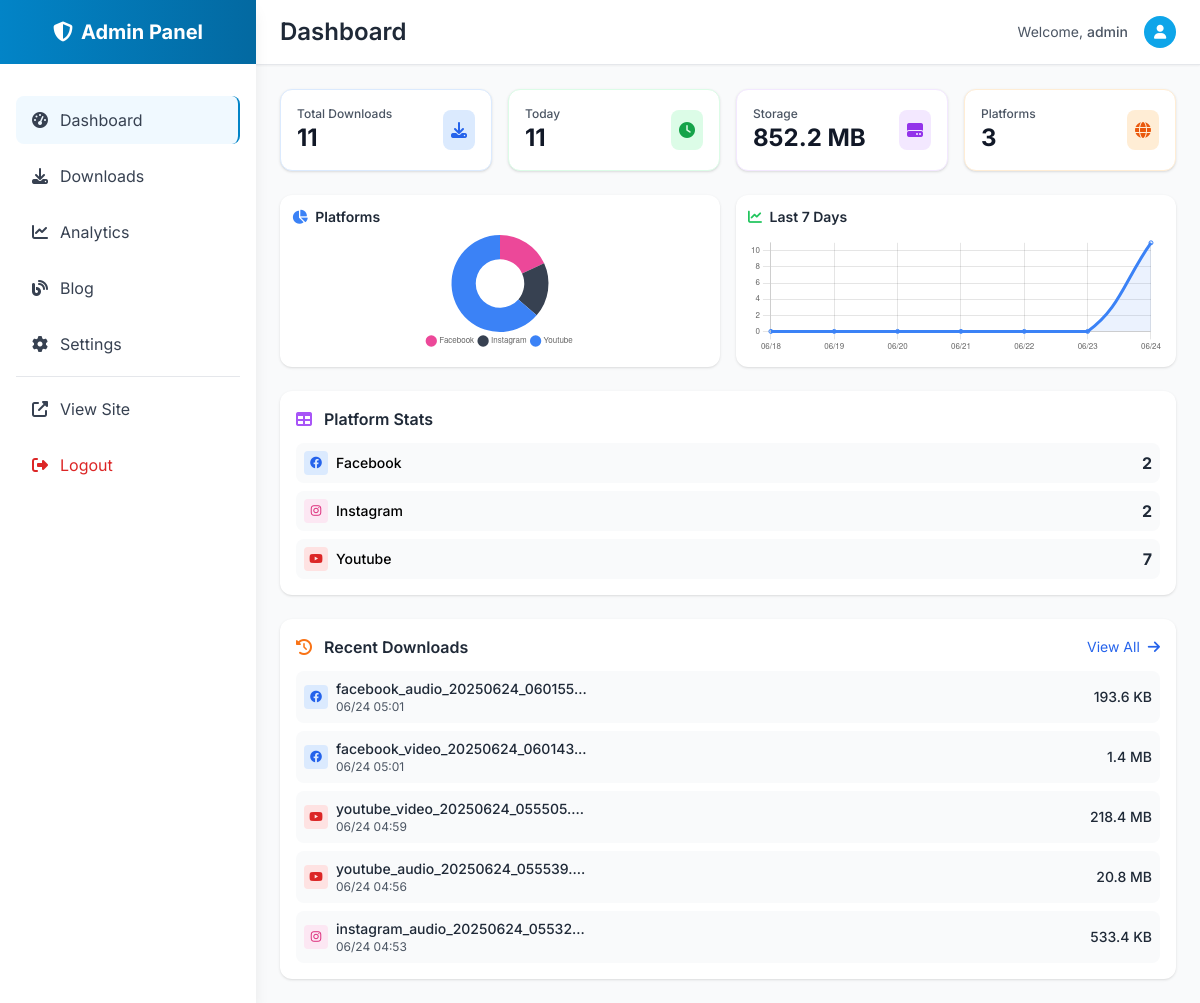
Screenshot of /admin/dashboard (signed in) with the database file from the repository.
### utils.py (models this page shows)
class DownloadHistory(db.Model):
    __tablename__ = 'download_history'
    id = Column(Integer, primary_key=True)
    url = Column(String(500), nullable=False)
    platform = Column(String(50), nullable=False)
    filename = Column(String(255), nullable=False)
    file_path = Column(String(500), nullable=False)
    file_size = Column(BigInteger)
    media_type = Column(String(50))
    created_at = Column(DateTime, default=datetime.utcnow)

### admin.py (the view)
@app.route('/admin')
@app.route('/admin/dashboard')
@admin_required
def admin_dashboard():
    total_downloads = DownloadHistory.query.count()
    today_downloads = DownloadHistory.query.filter(
        func.date(DownloadHistory.created_at) == datetime.utcnow().date()
    ).count()
    platform_stats = db.session.query(
        DownloadHistory.platform,
        func.count(DownloadHistory.id).label('count')
    ).group_by(DownloadHistory.platform).limit(5).all()
    daily_stats = []
    for i in range(7):
        date = datetime.utcnow().date() - timedelta(days=i)
        count = DownloadHistory.query.filter(
            func.date(DownloadHistory.created_at) == date
        ).count()
        daily_stats.append(type('obj', (object,), {
            'date': date,
            'downloads': count
        })())
    recent_items = DownloadHistory.query.order_by(
        desc(DownloadHistory.created_at)
    ).limit(5).all()
    total_storage = db.session.query(
        func.sum(DownloadHistory.file_size)
    ).scalar() or 0
    return render_template('admin/dashboard.html',
        total_downloads=total_downloads,
        today_downloads=today_downloads,
        platform_stats=platform_stats,
        daily_stats=daily_stats,
        recent_items=recent_items,
        total_storage=total_storage,
        format_file_size=format_file_size
    )

### admin.py (called while the page is built)
def admin_required(f):
    @wraps(f)
    def decorated_function(*args, **kwargs):
        if not session.get('admin_logged_in'):
            return redirect(url_for('admin_login'))
        return f(*args, **kwargs)
    return decorated_function

### utils.py (called while the page is built)
def format_file_size(size_bytes):
    if size_bytes == 0:
        return "0 B"
    size_names = ["B", "KB", "MB", "GB"]
    i = 0
    while size_bytes >= 1024 and i < len(size_names) - 1:
        size_bytes /= 1024.0
        i += 1
    return f"{size_bytes:.1f} {size_names[i]}"

### templates/admin/dashboard.html
{% extends "admin/base.html" %}
{% block page_title %}Dashboard{% endblock %}
{% block content %}
<div class="grid grid-cols-1 md:grid-cols-4 gap-4 mb-6">
    <div class="bg-white rounded-xl shadow p-4 border border-blue-100">
        <div class="flex items-center justify-between">
            <div>
                <p class="text-xs font-medium text-gray-600">Total Downloads</p>
                <p class="text-2xl font-bold text-gray-900">{{ total_downloads }}</p>
            </div>
            <div class="bg-blue-100 p-2 rounded-lg">
                <i class="fas fa-download text-blue-600"></i>
            </div>
        </div>
    </div>
    <div class="bg-white rounded-xl shadow p-4 border border-green-100">
        <div class="flex items-center justify-between">
            <div>
                <p class="text-xs font-medium text-gray-600">Today</p>
                <p class="text-2xl font-bold text-gray-900">{{ today_downloads }}</p>
            </div>
            <div class="bg-green-100 p-2 rounded-lg">
                <i class="fas fa-clock text-green-600"></i>
            </div>
        </div>
    </div>
    <div class="bg-white rounded-xl shadow p-4 border border-purple-100">
        <div class="flex items-center justify-between">
            <div>
                <p class="text-xs font-medium text-gray-600">Storage</p>
                <p class="text-2xl font-bold text-gray-900">{{ format_file_size(total_storage) }}</p>
            </div>
            <div class="bg-purple-100 p-2 rounded-lg">
                <i class="fas fa-hdd text-purple-600"></i>
            </div>
        </div>
    </div>
    <div class="bg-white rounded-xl shadow p-4 border border-orange-100">
        <div class="flex items-center justify-between">
            <div>
                <p class="text-xs font-medium text-gray-600">Platforms</p>
                <p class="text-2xl font-bold text-gray-900">{{ platform_stats|length }}</p>
            </div>
            <div class="bg-orange-100 p-2 rounded-lg">
                <i class="fas fa-globe text-orange-600"></i>
            </div>
        </div>
    </div>
</div>
<div class="grid grid-cols-1 lg:grid-cols-2 gap-4 mb-6">
    <div class="bg-white rounded-xl shadow p-3">
        <h3 class="text-sm font-semibold text-gray-800 mb-2">
            <i class="fas fa-chart-pie text-blue-500 mr-1"></i>
            Platforms
        </h3>
        <div style="height: 120px;">
            <canvas id="platformChart"></canvas>
        </div>
    </div>
    <div class="bg-white rounded-xl shadow p-3">
        <h3 class="text-sm font-semibold text-gray-800 mb-2">
            <i class="fas fa-chart-line text-green-500 mr-1"></i>
            Last 7 Days
        </h3>
        <div style="height: 120px;">
            <canvas id="dailyChart"></canvas>
        </div>
    </div>
</div>
<div class="bg-white rounded-xl shadow p-4 mb-6">
    <h3 class="text-md font-semibold text-gray-800 mb-3">
        <i class="fas fa-table text-purple-500 mr-2"></i>
        Platform Stats
    </h3>
    <div class="space-y-2">
        {% for stat in platform_stats %}
        <div class="flex items-center justify-between p-2 bg-gray-50 rounded-lg">
            <div class="flex items-center">
                <div class="w-6 h-6 rounded mr-2 flex items-center justify-center text-xs
                    {% if stat.platform == 'instagram' %}bg-pink-100 text-pink-600
                    {% elif stat.platform == 'tiktok' %}bg-gray-100 text-gray-800
                    {% elif stat.platform == 'facebook' %}bg-blue-100 text-blue-600
                    {% elif stat.platform == 'twitter' %}bg-sky-100 text-sky-600
                    {% elif stat.platform == 'youtube' %}bg-red-100 text-red-600
                    {% else %}bg-gray-100 text-gray-600{% endif %}">
                    <i class="fab fa-{{ stat.platform }}"></i>
                </div>
                <span class="font-medium capitalize text-sm">{{ stat.platform }}</span>
            </div>
            <span class="font-bold text-gray-800">{{ stat.count }}</span>
        </div>
        {% endfor %}
    </div>
</div>
<div class="bg-white rounded-xl shadow p-4">
    <div class="flex items-center justify-between mb-3">
        <h3 class="text-md font-semibold text-gray-800">
            <i class="fas fa-history text-orange-500 mr-2"></i>
            Recent Downloads
        </h3>
        <a href="{{ url_for('admin_downloads') }}" class="text-blue-600 hover:text-blue-800 text-sm">
            View All <i class="fas fa-arrow-right ml-1"></i>
        </a>
    </div>
    <div class="space-y-2">
        {% for item in recent_items %}
        <div class="flex items-center justify-between p-2 bg-gray-50 rounded-lg">
            <div class="flex items-center space-x-2">
                <div class="w-6 h-6 rounded flex items-center justify-center text-xs
                    {% if item.platform == 'instagram' %}bg-pink-100 text-pink-600
                    {% elif item.platform == 'tiktok' %}bg-gray-100 text-gray-800
                    {% elif item.platform == 'facebook' %}bg-blue-100 text-blue-600
                    {% elif item.platform == 'twitter' %}bg-sky-100 text-sky-600
                    {% elif item.platform == 'youtube' %}bg-red-100 text-red-600
                    {% else %}bg-gray-100 text-gray-600{% endif %}">
                    <i class="fab fa-{{ item.platform }}"></i>
                </div>
                <div>
                    <p class="font-medium text-gray-800 text-sm truncate max-w-xs">{{ item.filename[:30] }}{% if item.filename|length > 30 %}...{% endif %}</p>
                    <p class="text-xs text-gray-600">{{ item.created_at.strftime('%m/%d %H:%M') }}</p>
                </div>
            </div>
            <div class="text-right">
                <p class="text-sm font-medium text-gray-800">{{ format_file_size(item.file_size or 0) }}</p>
            </div>
        </div>
        {% endfor %}
    </div>
</div>
{% endblock %}
{% block extra_scripts %}
<script>
// Platform Distribution Chart
const platformCtx = document.getElementById('platformChart').getContext('2d');
new Chart(platformCtx, {
    type: 'doughnut',
    data: {
        labels: [{% for stat in platform_stats %}'{{ stat.platform.title() }}'{% if not loop.last %},{% endif %}{% endfor %}],
        datasets: [{
            data: [{% for stat in platform_stats %}{{ stat.count }}{% if not loop.last %},{% endif %}{% endfor %}],
            backgroundColor: ['#ec4899', '#374151', '#3b82f6', '#0ea5e9', '#ef4444'],
            borderWidth: 0
        }]
    },
    options: {
        responsive: true,
        maintainAspectRatio: false,
        plugins: {
            legend: {
                position: 'bottom',
                labels: { padding: 5, usePointStyle: true, font: { size: 8 } }
            }
        }
    }
});
// Daily Downloads Chart
const dailyCtx = document.getElementById('dailyChart').getContext('2d');
new Chart(dailyCtx, {
    type: 'line',
    data: {
        labels: [{% for stat in daily_stats|reverse %}'{{ stat.date.strftime("%m/%d") }}'{% if not loop.last %},{% endif %}{% endfor %}],
        datasets: [{
            data: [{% for stat in daily_stats|reverse %}{{ stat.downloads }}{% if not loop.last %},{% endif %}{% endfor %}],
            borderColor: '#3b82f6',
            backgroundColor: 'rgba(59, 130, 246, 0.1)',
            fill: true,
            tension: 0.4,
            pointRadius: 2
        }]
    },
    options: {
        responsive: true,
        maintainAspectRatio: false,
        scales: {
            y: { beginAtZero: true, ticks: { stepSize: 1, font: { size: 8 } } },
            x: { ticks: { font: { size: 8 } } }
        },
        plugins: { legend: { display: false } }
    }
});
</script>
{% endblock %}

### templates/admin/base.html (shortened to what this page needs)
<!DOCTYPE html>
<html lang="en" class="scroll-smooth">
<head>
    <script src="https://cdn.tailwindcss.com"></script>
    <link rel="stylesheet" href="https://cdnjs.cloudflare.com/ajax/libs/font-awesome/6.4.0/css/all.min.css">
</head>
<body class="bg-gray-50 font-sans">
    <div class="fixed inset-y-0 left-0 z-50 w-64 bg-white shadow-lg transform -translate-x-full lg:translate-x-0 transition-transform duration-300" id="sidebar">
        <div class="flex items-center justify-center h-16 bg-gradient-to-r from-admin-600 to-admin-700">
            <h1 class="text-white text-xl font-bold">
                <i class="fas fa-shield-alt mr-2"></i>Admin Panel
            </h1>
        </div>
        <nav class="mt-8">
            <div class="px-4 space-y-2">
                <a href="{{ url_for('admin_dashboard') }}" class="flex items-center px-4 py-3 text-gray-700 rounded-lg hover:bg-admin-50 hover:text-admin-600 transition-colors duration-200 {% if request.endpoint == 'admin_dashboard' %}bg-admin-50 text-admin-600 border-r-2 border-admin-600{% endif %}">
                    <i class="fas fa-tachometer-alt mr-3"></i>
                    Dashboard
                </a>
                <a href="{{ url_for('admin_downloads') }}" class="flex items-center px-4 py-3 text-gray-700 rounded-lg hover:bg-admin-50 hover:text-admin-600 transition-colors duration-200 ">
                    <i class="fas fa-download mr-3"></i>
                    Downloads
                </a>
                <a href="{{ url_for('admin_analytics') }}" class="flex items-center px-4 py-3 text-gray-700 rounded-lg hover:bg-admin-50 hover:text-admin-600 transition-colors duration-200 ">
                    <i class="fas fa-chart-line mr-3"></i>
                    Analytics
                </a>
                <a href="{{ url_for('admin_blog') }}" class="flex items-center px-4 py-3 text-gray-700 rounded-lg hover:bg-admin-50 hover:text-admin-600 transition-colors duration-200 ">
                    <i class="fas fa-blog mr-3"></i>
                    Blog
                </a>
                <a href="{{ url_for('admin_settings') }}" class="flex items-center px-4 py-3 text-gray-700 rounded-lg hover:bg-admin-50 hover:text-admin-600 transition-colors duration-200 ">
                    <i class="fas fa-cog mr-3"></i>
                    Settings
                </a>
                <div class="border-t border-gray-200 my-4"></div>
                <a href="{{ url_for('index') }}" class="flex items-center px-4 py-3 text-gray-700 rounded-lg hover:bg-gray-100 transition-colors duration-200" target="_blank">
                    <i class="fas fa-external-link-alt mr-3"></i>
                    View Site
                </a>
                <a href="{{ url_for('admin_logout') }}" class="flex items-center px-4 py-3 text-red-600 rounded-lg hover:bg-red-50 transition-colors duration-200">
                    <i class="fas fa-sign-out-alt mr-3"></i>
                    Logout
                </a>
            </div>
        </nav>
    </div>
    <div class="lg:ml-64">
        <header class="bg-white shadow-sm border-b border-gray-200">
            <div class="flex items-center justify-between px-6 py-4">
                <div class="flex items-center">
                    <h2 class="ml-4 lg:ml-0 text-2xl font-semibold text-gray-800">
                        {% block page_title %}Dashboard{% endblock %}
                    </h2>
                </div>
                <div class="flex items-center space-x-4">
                    <div class="text-sm text-gray-600">
                        Welcome, <span class="font-medium">{{ session.admin_username }}</span>
                    </div>
                    <div class="w-8 h-8 bg-admin-500 rounded-full flex items-center justify-center">
                        <i class="fas fa-user text-white text-sm"></i>
                    </div>
                </div>
            </div>
        </header>
        <main class="p-6">
            {% block content %}{% endblock %}
        </main>
    </div>
    {% block extra_scripts %}{% endblock %}
</body>
</html>

### rows the page displays
DownloadHistory: filename "facebook_audio_20250624_060155", created_at "06/24 05:01", file_size "193.6 KB"
DownloadHistory: filename "facebook_video_20250624_060143", created_at "06/24 05:01", file_size "1.4 MB"
DownloadHistory: filename "youtube_video_20250624_055505.", created_at "06/24 04:59", file_size "218.4 MB"
DownloadHistory: filename "youtube_audio_20250624_055539.", created_at "06/24 04:56", file_size "20.8 MB"
DownloadHistory: filename "instagram_audio_20250624_05532", created_at "06/24 04:53", file_size "533.4 KB"

### other values shown
{{ session.admin_username }} "admin"
{{ total_downloads }} "11"
{{ today_downloads }} "11"
{{ platform_stats|length }} "3"
{{ stat.platform }} "Facebook" "Instagram" "Youtube"
{{ stat.count }} "2" "2" "7"
chart data {{ stat.count }} 2, 2, 7
chart data {{ stat.date.strftime("%m/%d") }} 06/18, 06/19, 06/20, 06/21, 06/22, 06/23, 06/24
chart data {{ stat.downloads }} 0, 0, 0, 0, 0, 0, 11
